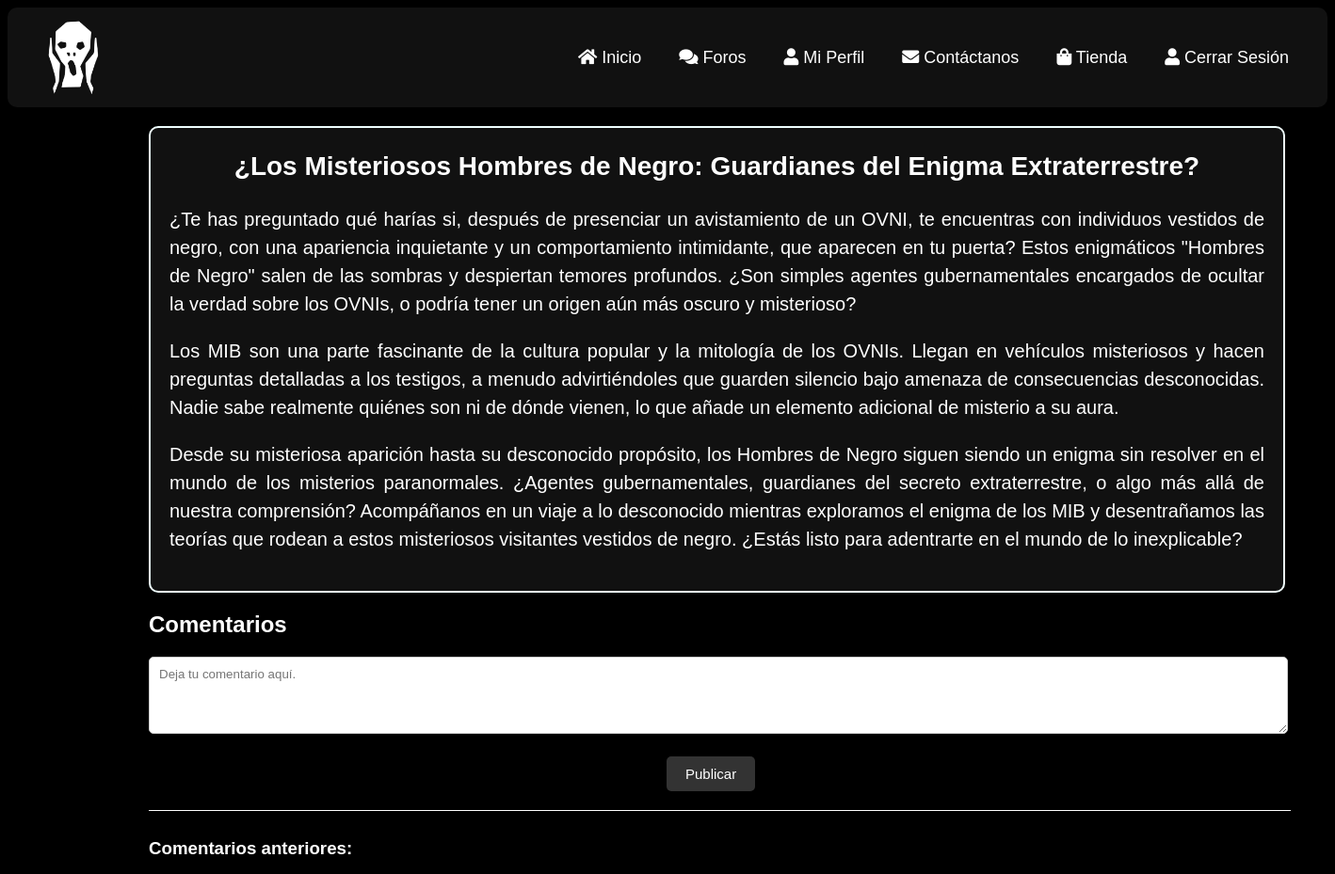
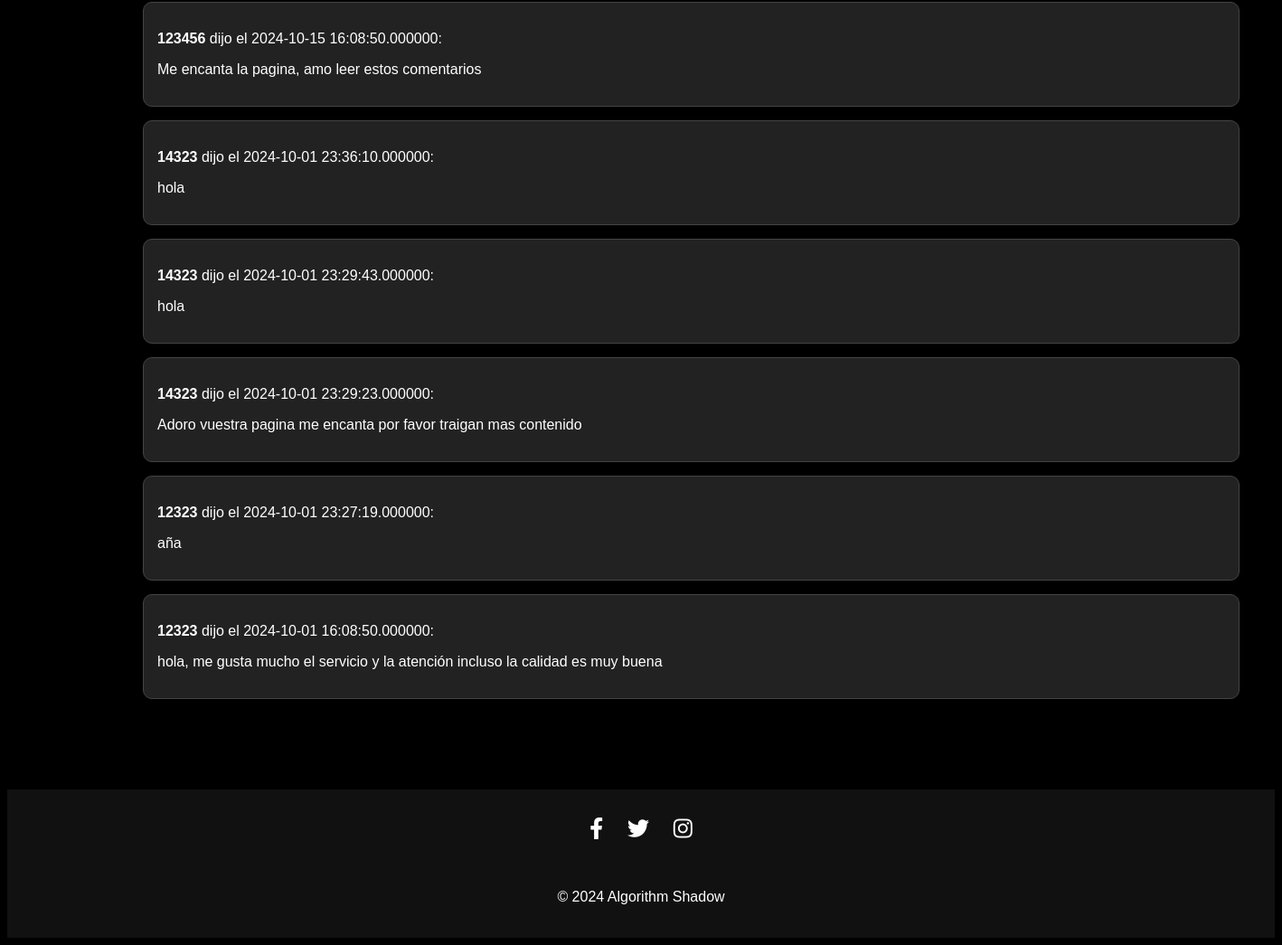
The app's page /teoria1.php with its own data (2 pictures, top to bottom).
### tables this page shows
CREATE TABLE `comentarios` (
  `id` varchar(20) NOT NULL,
  `usuario` varchar(20) NOT NULL,
  `comentario` varchar(350) NOT NULL,
  `fecha` datetime(6) NOT NULL
);

### teoria1.php (the view, shortened to what this page needs)
<?php
include_once "conexion.php";
$consulta = "SELECT usuario, comentario, fecha FROM comentarios ORDER BY fecha DESC";
$resultado = $conexion->query($consulta);
?>
<!DOCTYPE html>
<html lang="es">
<head>
    <link rel="stylesheet" href="https://cdnjs.cloudflare.com/ajax/libs/font-awesome/5.15.3/css/all.min.css">
    <link rel="stylesheet" href="teoria1.css">
</head>
<body>
    <header>
        <div class="logo">
            <img src="logo.png" alt="Logo del foro">
        </div>
        <nav>
            <ul class="menu">
                <li><a href="index.php"><i class="fas fa-home"></i> Inicio</a></li>
                <li><a href="foros.php"><i class="fas fa-comments"></i> Foros</a></li>
                <li><a href="miperfil.php"><i class="fas fa-user"></i> Mi Perfil</a></li>
                <li><a href="contactanos.php"><i class="fas fa-envelope"></i> Contáctanos</a></li>
                <li><a href="ensayocarrito.php"><i class="fas fa-shopping-bag"></i> Tienda</a></li>
                <li><a href="cerrar.php"><i class="fas fa-user"></i> Cerrar Sesión</a></li>
            </ul>
        </nav>
    </header>
    <main>
        <div class="descripcion-tema">
            <div class="titulo">¿Los Misteriosos Hombres de Negro: Guardianes del Enigma Extraterrestre?</div>
            <div class="parrafo">
                ¿Te has preguntado qué harías si, después de presenciar un avistamiento de un OVNI, te encuentras con individuos vestidos de negro, con una apariencia inquietante y un comportamiento intimidante, que aparecen en tu puerta? Estos enigmáticos "Hombres de Negro" salen de las sombras y despiertan temores profundos. ¿Son simples agentes gubernamentales encargados de ocultar la verdad sobre los OVNIs, o podría tener un origen aún más oscuro y misterioso?
            </div>
            <div class="parrafo">
                Los MIB son una parte fascinante de la cultura popular y la mitología de los OVNIs. Llegan en vehículos misteriosos y hacen preguntas detalladas a los testigos, a menudo advirtiéndoles que guarden silencio bajo amenaza de consecuencias desconocidas. Nadie sabe realmente quiénes son ni de dónde vienen, lo que añade un elemento adicional de misterio a su aura.
            </div>
            <div class="parrafo">
                Desde su misteriosa aparición hasta su desconocido propósito, los Hombres de Negro siguen siendo un enigma sin resolver en el mundo de los misterios paranormales. ¿Agentes gubernamentales, guardianes del secreto extraterrestre, o algo más allá de nuestra comprensión? Acompáñanos en un viaje a lo desconocido mientras exploramos el enigma de los MIB y desentrañamos las teorías que rodean a estos misteriosos visitantes vestidos de negro. ¿Estás listo para adentrarte en el mundo de lo inexplicable?
            </div>
        </div>
        <section class="comentarios">
            <h2>Comentarios</h2>
            <form action="enviar_comentario.php" method="POST">
                <div class="nuevo-comentario">
                    <textarea id="comentario" name="comentario" rows="4" placeholder="Deja tu comentario aquí." required></textarea>
                    <button class="publicar-comentario" type="submit">Publicar</button>
                </div>
            </form>
            <div class="comentarios-lista">
                <h3>Comentarios anteriores:</h3>
                <?php
                if ($resultado->num_rows > 0) {
                    while ($fila = $resultado->fetch_assoc()) {
                        echo "<div class='comentario'>";
                        echo "<p><strong>" . htmlspecialchars($fila['usuario']) . "</strong> dijo el " . htmlspecialchars($fila['fecha']) . ":</p>";
                        echo "<p>" . htmlspecialchars($fila['comentario']) . "</p>";
                        echo "</div>";
                    }
                } else {
                    echo "<p>Aún no hay comentarios.</p>";
                }
                ?>
            </div>
        </section>
    </main>
    <footer>
        <div class="redes-sociales">
            <a href="https://www.facebook.com/profile.php?id=61551864575302&mibextid=LQQJ4d" target="_blank" rel="noopener" title="Facebook">
                <i class="fab fa-facebook-f"></i>
            </a>
            <a href="https://x.com/AlgorithmShadow?t=2grC225JOwrPfak4G41uMg&s=09" target="_blank" rel="noopener" title="Twitter">
                <i class="fab fa-twitter"></i>
            </a>
            <a href="https://instagram.com/algorithm.shadow?igshid=MzRlODBiNWFlZA==" target="_blank" rel="noopener" title="Instagram">
                <i class="fab fa-instagram"></i>
            </a>
         </div>
        <div class="right"> <br><br>
        <p>&copy; 2024 Algorithm Shadow</p>
        </div>
    </footer>
</body>
</html>

### teoria1.css (style rules this page uses)
body { background-color: #000; color: #fff; font-family: Arial, sans-serif; }
header { background-color: #111; padding: 1px; display: flex; justify-content: space-between; align-items: center; border-radius: 10px; }
.logo img { width: 100px; height: 100px; border-radius: 70px; margin-left: 20px; }
nav ul { list-style: none; padding: 0; display: flex; }
nav li { margin-right: 30px; position: relative; }
nav a { text-decoration: none; color: white; font-size: 18px; position: relative; transition: all 0.3s; padding-right: 10px; }
nav a::after { content: ""; position: absolute; width: 100%; transform: scaleX(0); height: 3px; bottom: -5px; left: 0; background-color: #666; transform-origin: bottom right; transition: transform 0.3s ease; }
footer { background-color: #111; color: #fff; text-align: center; padding: 20px 0; margin-top: 100px; }
.redes-sociales { margin-top: 10px; }
.redes-sociales a { text-decoration: none; font-size: 24px; color: #fff; margin: 0 10px; transition: color 0.3s; }
.right { justify-content: center; }
.descripcion-tema { text-align: justify; line-height: 1.5; margin: 20px; padding: 20px; border: 2px solid azure; border-radius: 10px; background-color: #111; width: 1163px; margin-left: 150px; }
.titulo { text-align: center; font-size: 28px; font-weight: bold; margin-bottom: 20px; color: white; }
.parrafo { font-size: 20px; color: white; margin-bottom: 20px; }
textarea { width: 95%; padding: 10px; border: 1px solid #ccc; border-radius: 5px; resize: vertical; font-family: Arial, Helvetica, sans-serif; }
.comentarios { margin-left: 150px; width: 1250px; }
.publicar-comentario { background-color: #333; color: #fff; padding: 10px 20px; border: none; border-radius: 5px; cursor: pointer; margin-top: 20px; margin-left: 550px; font-size: 15px; }
p { font-size: 16px; }
h2 { text-align: left; }
.comentarios-lista { margin-top: 20px; border-top: 1px solid #fff; padding-top: 10px; color: #fff; margin-right: 37px; }
.comentario { background-color: #222; border: 1px solid #444; border-radius: 10px; padding: 15px; margin-bottom: 15px; transition: background-color 0.3s; }

### records on screen
comentarios: usuario "123456", fecha "2024-10-15 16:08:50.000000", comentario "Me encanta la pagina, amo leer estos comentarios"
comentarios: usuario "14323", fecha "2024-10-01 23:36:10.000000", comentario "hola"
comentarios: usuario "14323", fecha "2024-10-01 23:29:43.000000", comentario "hola"
comentarios: usuario "14323", fecha "2024-10-01 23:29:23.000000", comentario "Adoro vuestra pagina me encanta por favor traigan mas contenido"
comentarios: usuario "12323", fecha "2024-10-01 23:27:19.000000", comentario "aña"
comentarios: usuario "12323", fecha "2024-10-01 16:08:50.000000", comentario "hola, me gusta mucho el servicio y la atención incluso la calidad es muy buena"
